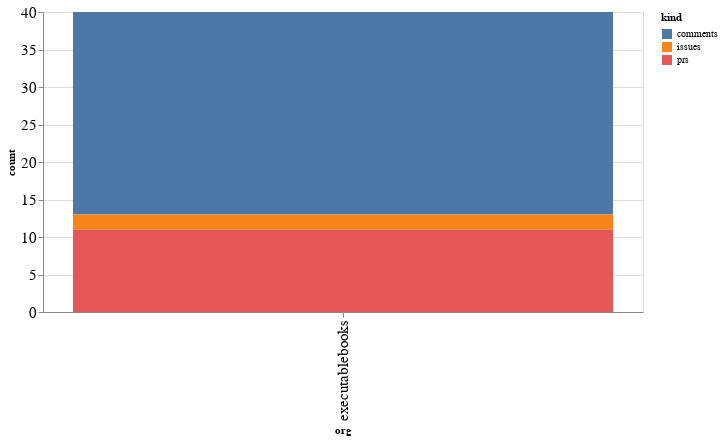

The notebook cell this image was saved under:
### Code cell
alt.Chart(org_summaries, width=600).mark_bar().encode(
    x='org',
    y='count',
    color='kind',
    tooltip="org"
)

### Figure 1 — Vega-Lite specification as saved in the notebook (floating-point values rounded to 4 significant figures)
{"config": {"axisLeft": {"labelFontSize": 15}, "axisBottom": {"labelFontSize": 15}}, "data": {"name": "data-1f62dcd81e5d4b34595e677b1a9f60a9"}, "mark": "bar", "encoding": {"color": {"type": "nominal", "field": "kind"}, "tooltip": {"type": "nominal", "field": "org"}, "x": {"type": "nominal", "field": "org"}, "y": {"type": "quantitative", "field": "count"}}, "width": 600, "$schema": "https://vega.github.io/schema/vega-lite/v4.8.1.json", "datasets": {"data-1f62dcd81e5d4b34595e677b1a9f60a9": [{"org": "executablebooks", "kind": "comments", "count": 27}, {"org": "executablebooks", "kind": "issues", "count": 2}, {"org": "executablebooks", "kind": "prs", "count": 11}]}}
